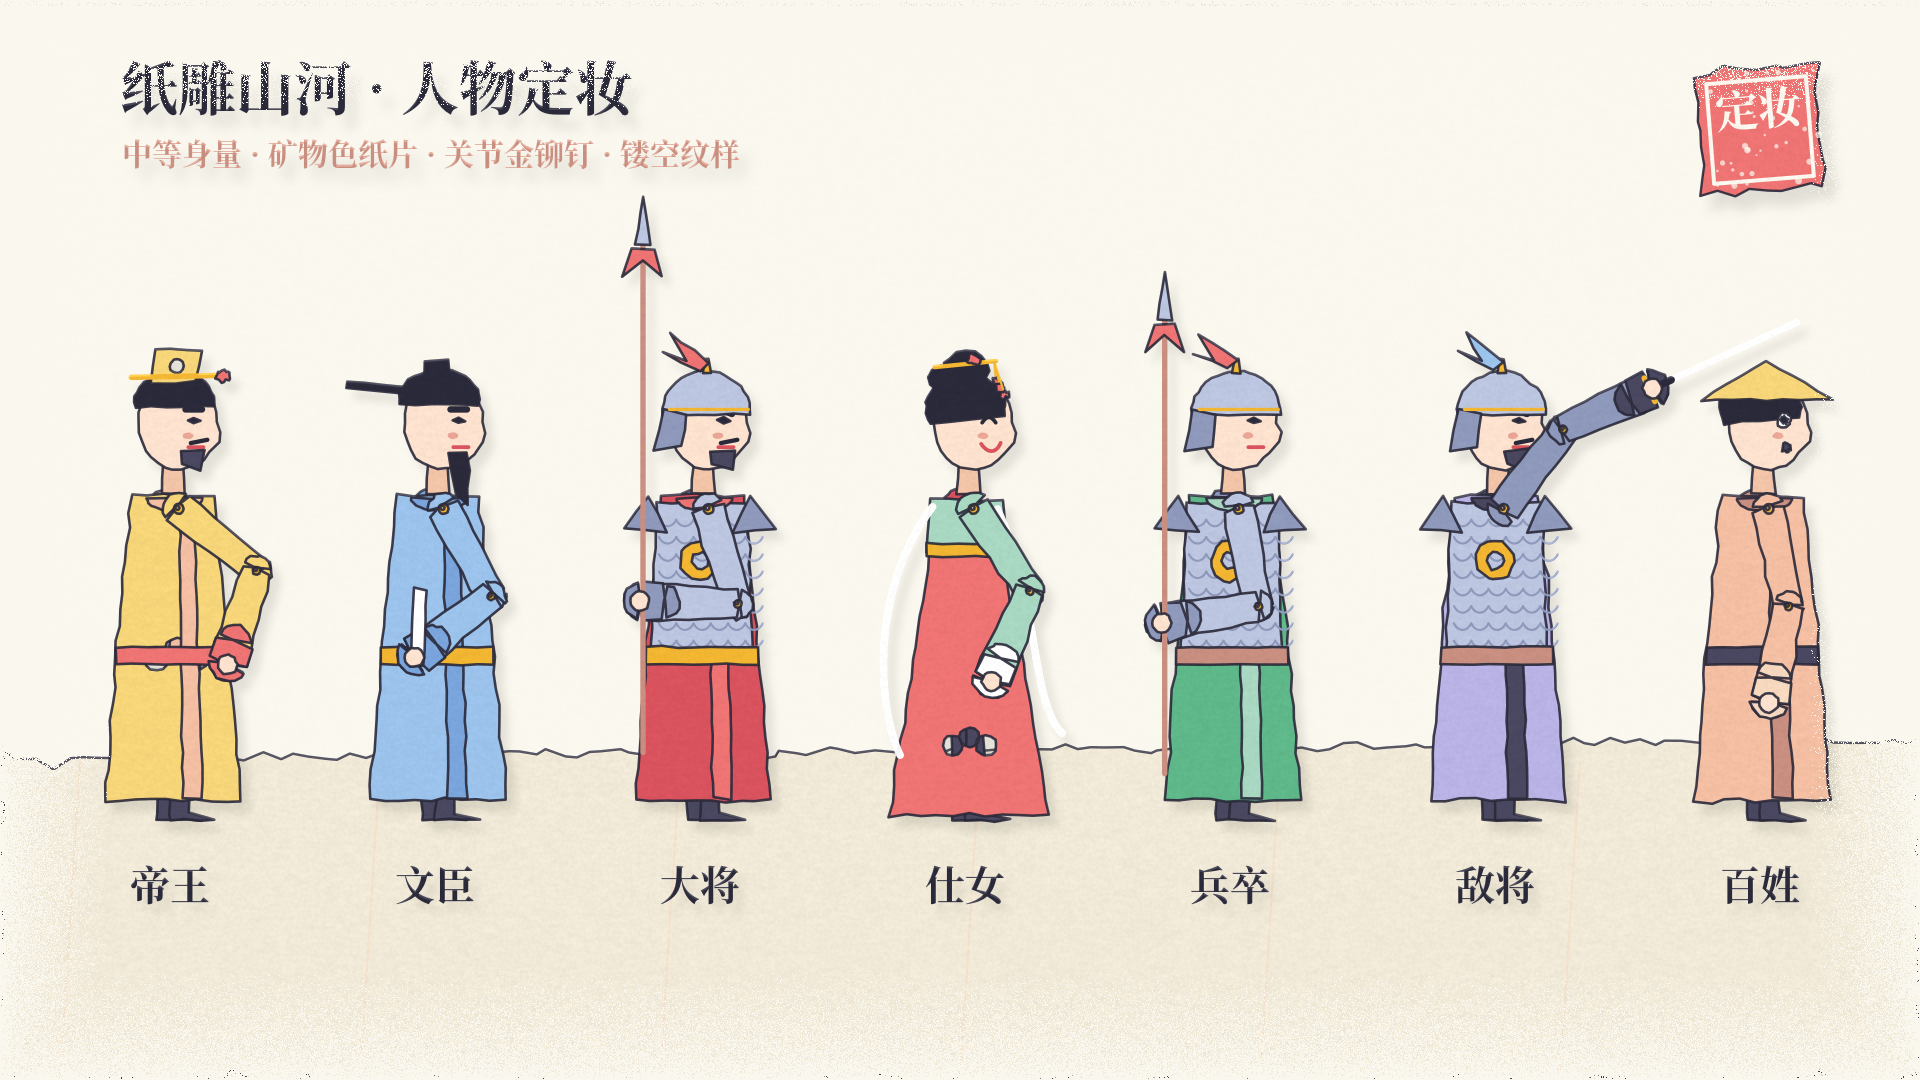

Reproduce this figure in Python.
from people import *
bg = Layer(0.2); bg.poly([(0, 760), (W, 740), (W, H), (0, H)], P['xuan2'], 3)
for i in range(6): bg.line([(80 + i * 300, 762), (60 + i * 300, H)], P['xuan3'], 2, 0.5)
mid = Layer(0.6)
roles = [('emperor', dict(armF=(0.9, -1.2), expr='calm')), ('official', dict(armF=(0.5, -1.4), holdF=tablet, expr='calm')),
         ('general', dict(armF=(0.3, -1.9), holdF=lambda L, x, y, a: spear(L, x, y, a), expr='angry')),
         ('lady', dict(armF=(0.6, -1.0), expr='smile')), ('soldier', dict(armF=(0.2, -1.6), holdF=lambda L, x, y, a: spear(L, x, y, a, 280))),
         ('enemy', dict(armF=(2.5, -0.5), holdF=lambda L, x, y, a: sword(L, x, y, a), expr='angry')), ('farmer', dict(armF=(0.2, -0.4), expr='shock'))]
names = ['帝王', '文臣', '大将', '仕女', '兵卒', '敌将', '百姓']
for i, (r, kw) in enumerate(roles):
    x = 170 + i * 265; person(mid, x, 820, 1.08, r, **kw)
    mid.text(names[i], x, 900, 40, P['mo'])
top = Layer(1.0)
top.text('纸雕山河 · 人物定妆', 120, 110, 58, P['mo'], anchor='l')
top.text('中等身量 · 矿物色纸片 · 关节金铆钉 · 镂空纹样', 122, 165, 30, P['zhe2'], anchor='l', bold=False)
seal(top, '定妆', 1760, 130, 120)
compose([bg, mid, top], light=(0.45, 0.2), vign=0.45).save('f1m.png')
